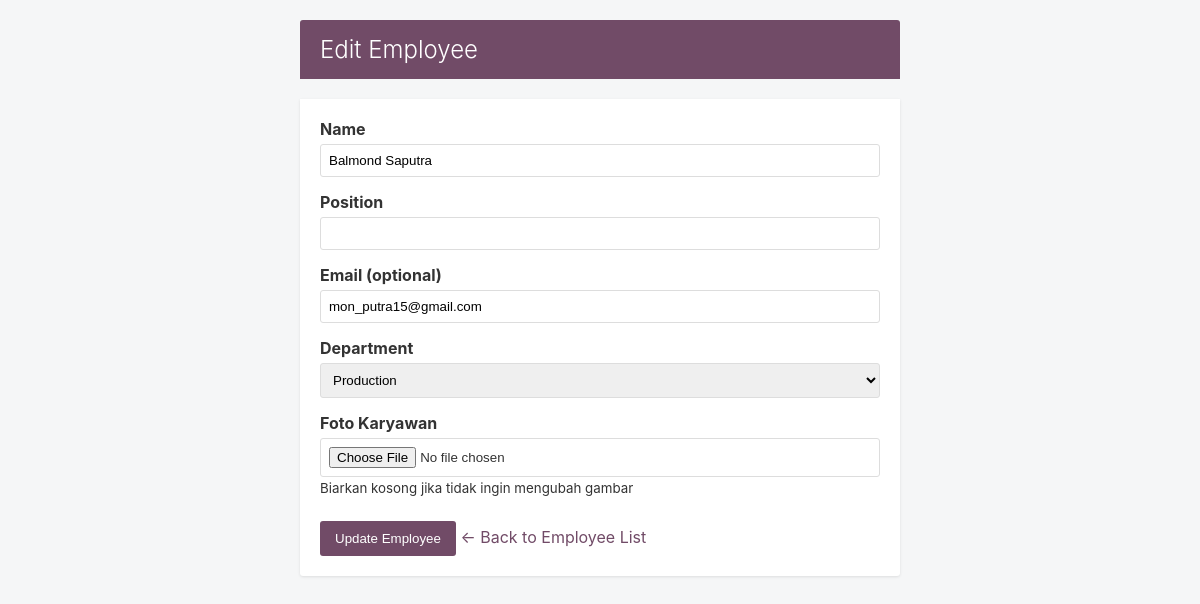
The page /edit_employee.php?id=1 on the database its author committed.
### tables this page shows
CREATE TABLE `employees` (
  `id` int NOT NULL,
  `department_id` int DEFAULT NULL,
  `position_id` int NOT NULL,
  `name` varchar(100) NOT NULL,
  `email` varchar(100) DEFAULT NULL,
  `image_path` varchar(255) DEFAULT NULL,
  `created_by` int DEFAULT NULL,
  `applied_at` datetime DEFAULT CURRENT_TIMESTAMP,
  `processed_at` datetime DEFAULT NULL,
  `processed_by` int DEFAULT NULL,
  `admin_notes` text
);

### process.php (called while the page is built, shortened)
<?php
function getDepartments($conn) {
    $departments = [];
    $result = $conn->query("SELECT id, name FROM departments ORDER BY name");
    if ($result->num_rows > 0) {
        while ($row = $result->fetch_assoc()) {
            $departments[$row['id']] = $row['name'];
        }
    }
    return $departments;
}
?>

### edit_employee.php (the view, shortened to what this page needs)
<?php
require_once 'process.php';
$employee_id = intval($_GET['id']);
$employee = null;
$departments = getDepartments($conn);
$stmt = $conn->prepare("SELECT * FROM employees WHERE id = ?");
$stmt->bind_param("i", $employee_id);
$stmt->execute();
$result = $stmt->get_result();
if ($result->num_rows === 1) {
    $employee = $result->fetch_assoc();
} else {
    header("Location: index.php");
    exit();
}
?>
<!DOCTYPE html>
<html lang="en">
<head>
</head>
<body>
    <div class="container">
        <div class="header">
            Edit Employee
        </div>
        <div class="form-container">
            <form method="POST" enctype="multipart/form-data">
                <div class="form-group">
                    <label for="name">Name</label>
                    <input type="text" id="name" name="name" value="<?php echo htmlspecialchars($employee['name']); ?>" required>
                </div>
                <div class="form-group">
                    <label for="position">Position</label>
                    <input type="text" id="position" name="position" value="<?php echo htmlspecialchars($employee['position']); ?>" required>
                </div>
                <div class="form-group">
                    <label for="email">Email (optional)</label>
                    <input type="email" id="email" name="email" value="<?php echo htmlspecialchars($employee['email'] ?? ''); ?>">
                </div>
                <div class="form-group">
                    <label for="department_id">Department</label>
                    <select id="department_id" name="department_id" required>
                        <?php foreach ($departments as $id => $name): ?>
                            <option value="<?php echo $id; ?>" <?php echo $employee['department_id'] == $id ? 'selected' : ''; ?>>
                                <?php echo htmlspecialchars($name); ?>
                            </option>
                        <?php endforeach; ?>
                    </select>
                </div>
                <div class="form-group">
                    <label for="employee_image">Foto Karyawan</label>
                    <input type="file" id="employee_image" name="employee_image" accept="image/*">
                    <small class="text-muted">Biarkan kosong jika tidak ingin mengubah gambar</small>
                </div>
                <button type="submit">Update Employee</button>
                <a href="index.php" class="back-link">← Back to Employee List</a>
            </form>
        </div>
    </div>
</body>
</html>

### edit_employee.php (style rules this page uses)
body { font-family: -apple-system, BlinkMacSystemFont, "Segoe UI", Roboto, Helvetica, Arial, sans-serif; margin: 0; padding: 20px; background-color: #f5f6f7; color: #333; }
.container { max-width: 600px; margin: 0 auto; }
.header { background-color: #714B67; color: white; padding: 15px 20px; border-radius: 3px 3px 0 0; font-size: 24px; font-weight: 300; margin-bottom: 20px; }
.form-container { background-color: white; border-radius: 0 0 3px 3px; box-shadow: 0 1px 3px rgba(0, 0, 0, 0.1); padding: 20px; }
.form-group { margin-bottom: 15px; }
label { display: block; margin-bottom: 5px; font-weight: bold; }
input, select { width: 100%; padding: 8px; border: 1px solid #ddd; border-radius: 3px; box-sizing: border-box; }
button { background-color: #714B67; color: white; border: none; padding: 10px 15px; border-radius: 3px; cursor: pointer; }
.back-link { display: inline-block; margin-top: 15px; color: #714B67; text-decoration: none; }

### rows shown on the page
employees: name "Balmond Saputra", email "mon_putra15@gmail.com", department_id "Production"
